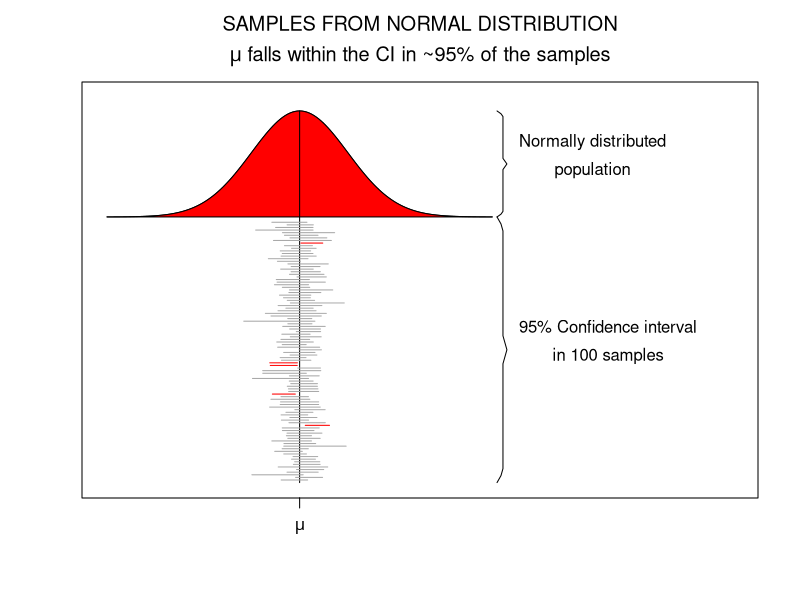
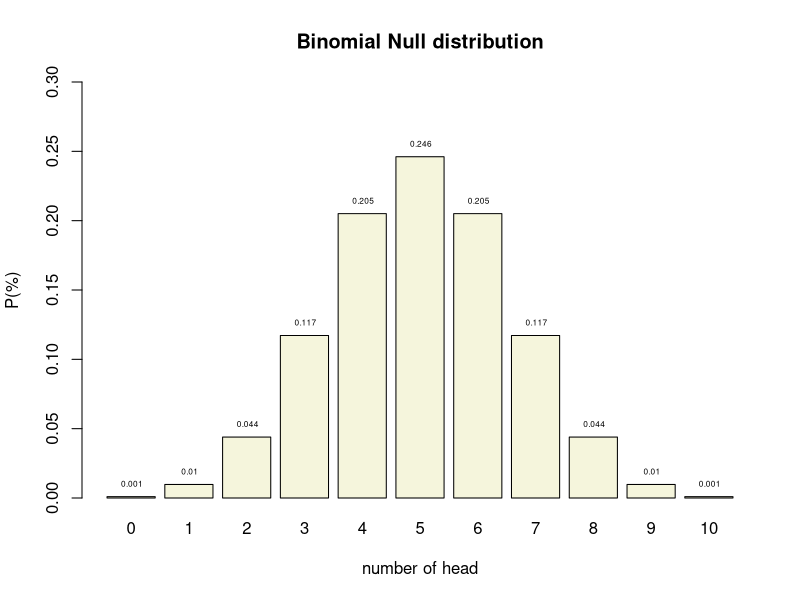
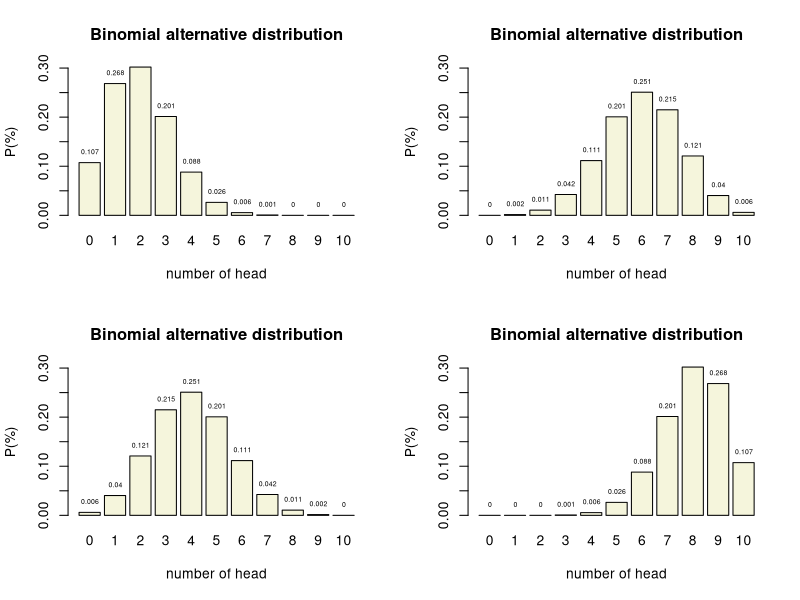
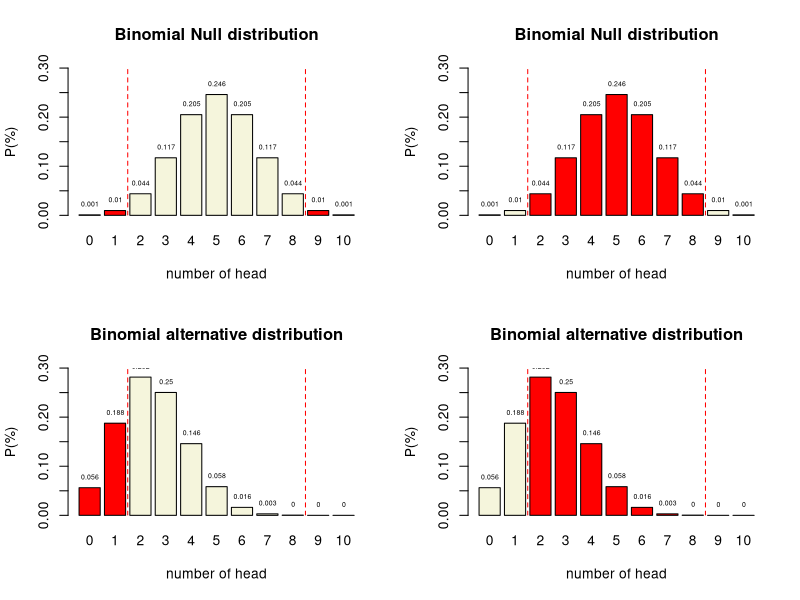
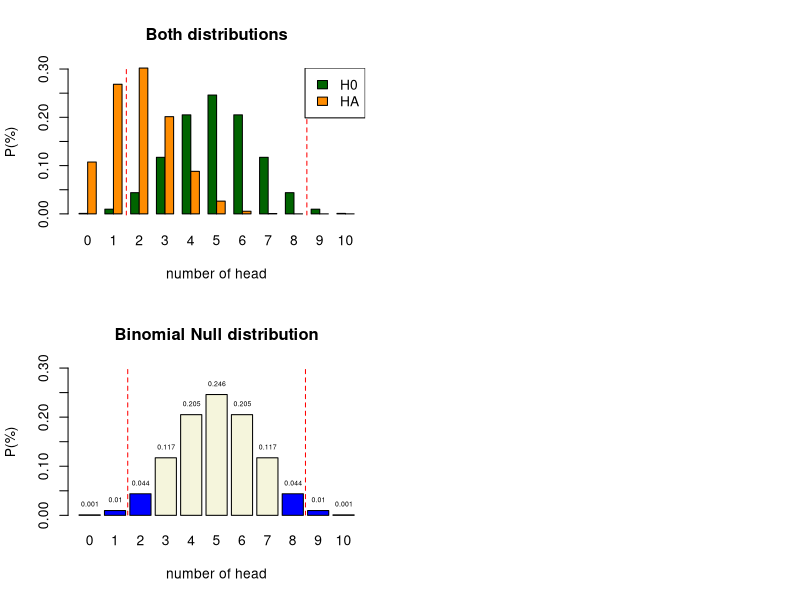
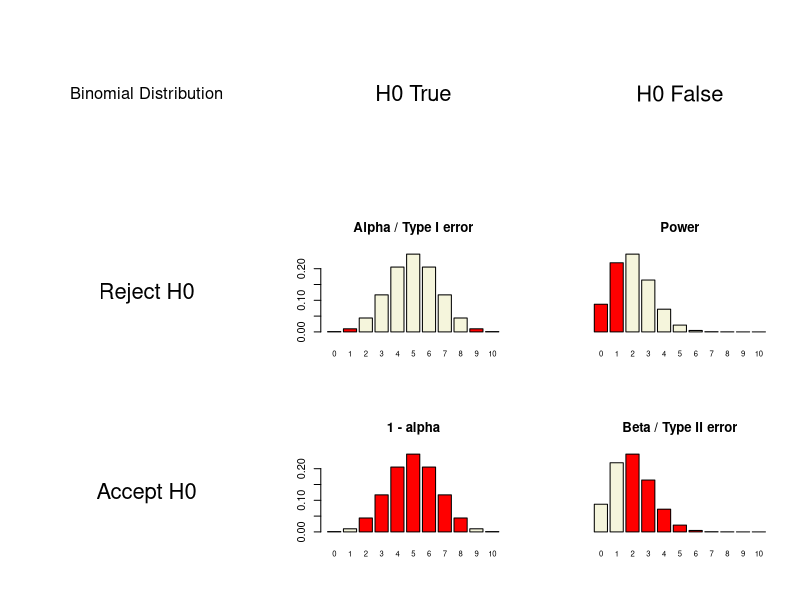

Recreate these plots in R, in order.
## ---- chunk 1
set.seed(1548)

x  = seq(-4,4,.05) # sequence x values for normal distribution
hx = dnorm(x)      # calculate y values

title = expression(atop("SAMPLES FROM NORMAL DISTRIBUTION",paste(mu," falls within the CI in ~95% of the samples")))

plot(x,hx+1,type="l",ylim=c(0,1.45),xlim=c(-4,9), yaxt="n", xaxt="n",ylab="",xlab="",main=title, mai=c(3,1,2,1),mar=c(3,1,2,1))

# Add red area
polygon(c(x,rev(x)),c(rep(1,length(x)),hx+1),col="red",lty=1)

# Add mu line
lines(c(0,0),c(0,max(hx)+1))

# Add mu symbol to x axis
axis( 1,at=0,labels=expression(mu), cex=2 )

# Create curly braces for normal distribution 
ybracket = seq(1,max(hx)+1,length=39)
xbracket = rep(4.1,39)*c(c(1,1.02),rep(1.03,16),c(1.04,1.05,1.04),rep(1.03,16),c(1.02,1))

lines(xbracket,ybracket,col="black")

# Create curly braces for samples
ybracket = seq(0,1,length=39)
xbracket = rep(4.1,39)*c(c(1,1.02),rep(1.03,16),c(1.04,1.05,1.04),rep(1.03,16),c(1.02,1))

lines(xbracket,ybracket,col="black")

text = expression(atop("Normally distributed","population"))

text(4.1*1.06,1+(max(hx)/2), text,pos=4)

text = expression(atop("95% Confidence interval","in 100 samples","drawn from the","normal distribution"))

text(4.1*1.06,.5, text,pos=4)

# Add confidence intervals

mu  = 0
sig = 1

mu_in_ci = array() # create empty array

iterations = 100

for(i in 1:iterations) {
	
	n      = round(runif(1,10,60)) # use variable sample sizes between 10 and 60
	sample = rnorm(n,mu,sig)       # sample from normal distribution
	
	sample_mean = mean(sample)
	sample_sd   = sd(sample)
	sample_ci   = sample_sd/sqrt(n)

	sample_ci_upperbound = sample_mean + sample_ci * 1.96
	sample_ci_lowerbound = sample_mean - sample_ci * 1.96
	
	if(sample_ci_lowerbound < mu & sample_ci_upperbound > mu) {
		
		mu_in_ci[i] = 1	
		col = "darkgrey"	
		}
	else {
		mu_in_ci[i] = 0
		col = "red"
		}
    
    # plot CI lines
    lines(c(sample_ci_lowerbound,sample_ci_upperbound),rep((.98/iterations)*i,2),col=col)

	}
	
percentage = (1/iterations)*sum(mu_in_ci)
## ---- chunk 2
#| output-location: slide

n = 10   # Sample size
k = 0:n  # Discrete probability space
p = .5   # Probability of head

munt = 0:1

permutations = factorial(n) / ( factorial(k) * factorial(n-k) )
# permutations

p_k  = p^k * (1-p)^(n-k)  # Probability of single event
p_kp = p_k * permutations # Probability of event times 
                          # the occurrence of that event

title = "Binomial Null distribution"

# col=c(rep("red",2),rep("beige",7),rep("red",2))

barplot( p_kp, 
         main=title, 
         names.arg=0:n, 
         xlab="number of head", 
         ylab="P(%)", 
         col='beige',
         ylim=c(0,.3) )

# abline(v = c(2.5,10.9), lty=2, col='red')

text(.6:10.6*1.2,p_kp,round(p_kp,3),pos=3,cex=.5)
## ---- chunk 3

# n = 10   # Sample size
# k = 0:10 # Discrete probability space
prob = c(.2, .4, .6, .8)  # Probability of head

layout(matrix(1:4, 2,2)) 

for(p in prob) {
permutations = factorial(n) / ( factorial(k) * factorial(n-k) )

p_k2  = p^k  * (1-p)^(n-k)  # Probability of single event
p_kp2 = p_k2 * permutations # Probability of event times 
                            # the occurrence of that event

title = "Binomial alternative distribution"

col=c(rep("red",2),rep("beige",7),rep("red",2))

barplot( p_kp2, 
         main=title, 
         names.arg=0:10, 
         xlab="number of head", 
         ylab="P(%)", 
         beside=TRUE,
         col="beige",
         ylim=c(0,.3) 
         )

# abline(v = c(2.5,10.9), lty=2, col='red')

text(.6:10.6*1.2,p_kp2,round(p_kp2,3),pos=3,cex=.5)
}
## ---- chunk 4

n = 10   # Sample size
k = 0:10 # Discrete probability space
p = .5   # Probability of head

p_k  = p^k * (1-p)^(n-k)  # Probability of single event
p_kp = p_k * permutations # Probability of event times 
                          # the occurrence of that event
# sample = 90
# freq_munt = round(p_kp*sample)
# cbind(k,permutations,p_k,p_kp,freq_munt)

title = "Binomial Null distribution"

col=c(rep("red",2),rep("beige",7),rep("red",2))

barplot( p_kp, 
         main=title, 
         names.arg=0:10, 
         xlab="number of head", 
         ylab="P(%)", 
         col=col,
         ylim=c(0,.3) )

abline(v = c(2.5,10.9), lty=2, col='red')

text(.6:10.6*1.2,p_kp,round(p_kp,3),pos=3,cex=.5)
## ---- chunk 5

n = 10   # Sample size
k = 0:10 # Discrete probability space
p = .25   # Probability of head

p_k  = p^k * (1-p)^(n-k)  # Probability of single event
p_kp = p_k * permutations # Probability of event times 
                          # the occurrence of that event
# sample = 90
# freq_munt = round(p_kp*sample)
# cbind(k,permutations,p_k,p_kp,freq_munt)

title = "Binomial alternative distribution"

col=c(rep("red",2),rep("beige",7),rep("red",2))

barplot( p_kp, 
         main=title, 
         names.arg=0:10, 
         xlab="number of head", 
         ylab="P(%)", 
         col=col,
         ylim=c(0,.3) )

abline(v = c(2.5,10.9), lty=2, col='red')

text(.6:10.6*1.2,p_kp,round(p_kp,3),pos=3,cex=.5)
## ---- chunk 6

n = 10   # Sample size
k = 0:10 # Discrete probability space
p = .5   # Probability of head

p_k  = p^k * (1-p)^(n-k)  # Probability of single event
p_kp = p_k * permutations # Probability of event times 
                          # the occurrence of that event
# sample = 90
# freq_munt = round(p_kp*sample)
# cbind(k,permutations,p_k,p_kp,freq_munt)

title = "Binomial Null distribution"

col=c(rep("beige",2),rep("red",7),rep("beige",2))

barplot( p_kp, 
         main=title, 
         names.arg=0:10, 
         xlab="number of head", 
         ylab="P(%)", 
         col=col,
         ylim=c(0,.3) )

abline(v = c(2.5,10.9), lty=2, col='red')

text(.6:10.6*1.2,p_kp,round(p_kp,3),pos=3,cex=.5)
## ---- chunk 7

n = 10   # Sample size
k = 0:10 # Discrete probability space
p = .25   # Probability of head

p_k  = p^k * (1-p)^(n-k)  # Probability of single event
p_kp = p_k * permutations # Probability of event times 
                          # the occurrence of that event
# sample = 90
# freq_munt = round(p_kp*sample)
# cbind(k,permutations,p_k,p_kp,freq_munt)

title = "Binomial alternative distribution"

col=c(rep("beige",2),rep("red",7),rep("beige",2))

barplot( p_kp, 
         main=title, 
         names.arg=0:10, 
         xlab="number of head", 
         ylab="P(%)", 
         col=col,
         ylim=c(0,.3) )

abline(v = c(2.5,10.9), lty=2, col='red')

text(.6:10.6*1.2,p_kp,round(p_kp,3),pos=3,cex=.5)
## ---- chunk 8

title = "Both distributions"

colh0 = 'darkgreen'
colha = 'darkorange'

barplot( rbind(dbinom(0:10, 10, .5),
               dbinom(0:10, 10, .2)), 
         main=title, 
         names.arg=0:10, 
         xlab="number of head", 
         ylab="P(%)", 
         col = rbind(colh0,colha),
         beside=TRUE
         #legend.text = c("H0", "HA")
         )

abline(v = c(6.5,27.5), lty=2, col='red')

legend("topright", legend=c("H0","HA"), fill=c(colh0, colha))

## ---- chunk 9

n = 10   # Sample size
k = 0:10 # Discrete probability space
p = .5   # Probability of head

p_k  = p^k * (1-p)^(n-k)  # Probability of single event
p_kp = p_k * permutations # Probability of event times 
                          # the occurrence of that event
# sample = 90
# freq_munt = round(p_kp*sample)
# cbind(k,permutations,p_k,p_kp,freq_munt)

title = "Binomial Null distribution"

col=c(rep("blue",3),rep("beige",5),rep("blue",2))

barplot( p_kp, 
         main=title, 
         names.arg=0:10, 
         xlab="number of head", 
         ylab="P(%)", 
         col=col,
         ylim=c(0,.3) )

abline(v = c(2.5,10.9), lty=2, col='red')

text(.6:10.6*1.2,p_kp,round(p_kp,3),pos=3,cex=.5)
## ---- chunk 10
#| output-location: slide

N     = 10  # Sample size
H0    = .5  # Probability of head under H0 50/50
HA    = .2  # Aternative expected value
alpha = .05 # Selected type I error

# Color areas red for selected alpha
area <- dbinom(0:N, N, H0) < alpha/2

# barplot(dbinom(0:N,N, HA)) -> x.values

# x.values
# lb <- x.values[c(qbinom(alpha/2, N+1, H0), qbinom(alpha/2, N+1, H0)+1 )]
# ub <- x.values[c(qbinom(1-(alpha/2), N+1, H0), qbinom(1-(alpha/2), N+1, H0)+1 )]
# 
# mlb <- mean(lb)
# mub <- mean(ub)

col = rep("beige", N+1)
col[area] = "red"

col2 = rep("red", N+1)
col2[area] = "beige"

# Delete # to not color the plots
# col = col2  = "beige"

layout(matrix(1:9,3,3, byrow=T))

plot.new()
text(0.5,0.5,"Binomial Distribution",cex=1.5)
# text(0.5,0.1,paste("N:",N),cex=1.5)

plot.new()
text(0.5,0.5,"H0 True",cex=2)

plot.new()
text(0.5,0.5,"H0 False",cex=2)

plot.new()
text(0.5,0.5,"Reject H0",cex=2)

barplot(dbinom(0:N,N, H0), 
        col  = col, 
        # yaxt = 'n', 
        main = 'Alpha / Type I error', 
        names.arg = 0:N, 
        cex.names = 0.7)


# abline(v = mlb, col="red", lwd=3, lty=2)
# abline(v = mub, col="red", lwd=3, lty=2)

barplot(dbinom(0:N,N, HA), 
        col  = col, 
        yaxt = 'n', 
        main = 'Power', 
        names.arg = 0:N, 
        cex.names = 0.7)

plot.new()
text(0.5,0.5,"Accept H0",cex=2)

barplot(dbinom(0:N,N, H0), 
        col  = col2, 
        # yaxt = 'n', 
        main = '1 - alpha', 
        names.arg = 0:N, 
        cex.names = 0.7)

barplot(dbinom(0:N,N, HA), 
        col  = col2, 
        yaxt = 'n', 
        main = 'Beta / Type II error', 
        names.arg = 0:N, 
        cex.names = 0.7)
